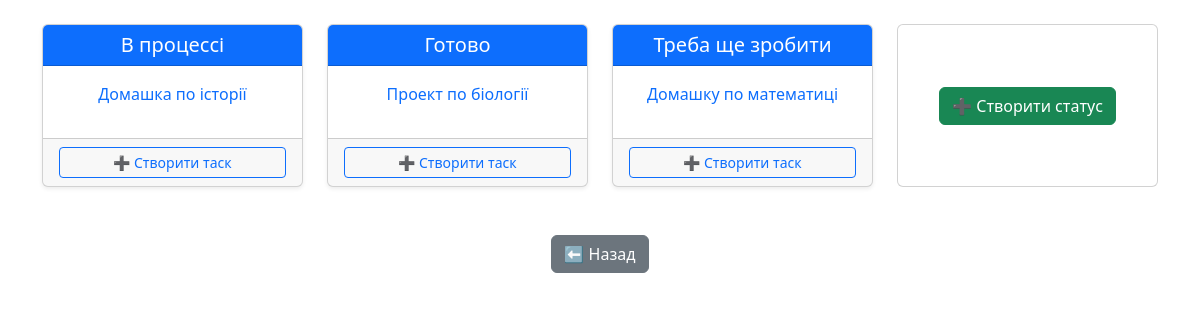
The app's page /board_details/11/ with its own data.
### todo_list_app/models.py (models this page shows, shortened)
class Status(models.Model):
    board = ForeignKey(Board, on_delete=models.CASCADE, related_name="all_status")
    title = CharField(max_length=100)

class Task(models.Model):
    status = ForeignKey(Status, on_delete=models.CASCADE, related_name="tasks")
    created_by = ForeignKey(User, on_delete=models.CASCADE, related_name="created_tasks")
    title = CharField(max_length=100)
    description = TextField()
    assigned_to = ForeignKey(User, on_delete=models.CASCADE, related_name="assigned_tasks")
    created_at = DateTimeField(auto_now_add=True)
    deadline = DateTimeField()
    finished_at = DateTimeField()
    updated_at = DateTimeField(auto_now=True)

### todo_list_app/views.py (the view)
# urls.py: path('board_details/<int:pk>/', views.BoardDetails.as_view(), name = 'board_info'),
class BoardDetails(DetailView):
    model = Board
    template_name = "todo_basics/board_info.html"
    context_object_name = "board"

### templates/todo_basics/board_info.html
{% extends "base.html" %}
{% block content %}
<div class="container my-4">
  <div class="row text-center">
    {% for status in board.all_status.all %}
      <div class="col-md-3 mb-4">
        <div class="card shadow-sm h-100">
          <div class="card-header bg-primary text-white">
            <h5 class="mb-0">{{ status.title }}</h5>
          </div>
          <div class="card-body">
            {% for task in status.tasks.all %}
              <p>
                <a href="{% url 'task_info' task.pk %}" class="text-decoration-none">
                  {{ task.title }}
                </a>
              </p>
            {% empty %}
              <p class="text-muted">Немає тасків</p>
            {% endfor %}
          </div>
          <div class="card-footer">
            <a class="btn btn-sm btn-outline-primary w-100" href="{% url 'create_task' board.id %}">
              ➕ Створити таск
            </a>
          </div>
        </div>
      </div>
    {% endfor %}
    <div class="col-md-3 mb-4">
      <div class="card border-dashed h-100 d-flex justify-content-center align-items-center">
        <a class="btn btn-success" href="{% url 'create_status' board.id %}">
          ➕ Створити статус
        </a>
      </div>
    </div>
  </div>
  <div class="text-center mt-4">
    <a class="btn btn-secondary" href="{% url 'BoardList' %}">⬅ Назад</a>
  </div>
</div>
{% endblock %}

### records on screen
Status: title "В процессі"
Task: title "Домашка по історії"
Status: title "Готово"
Task: title "Проект по біології"
Status: title "Треба ще зробити"
Task: title "Домашку по математиці"
